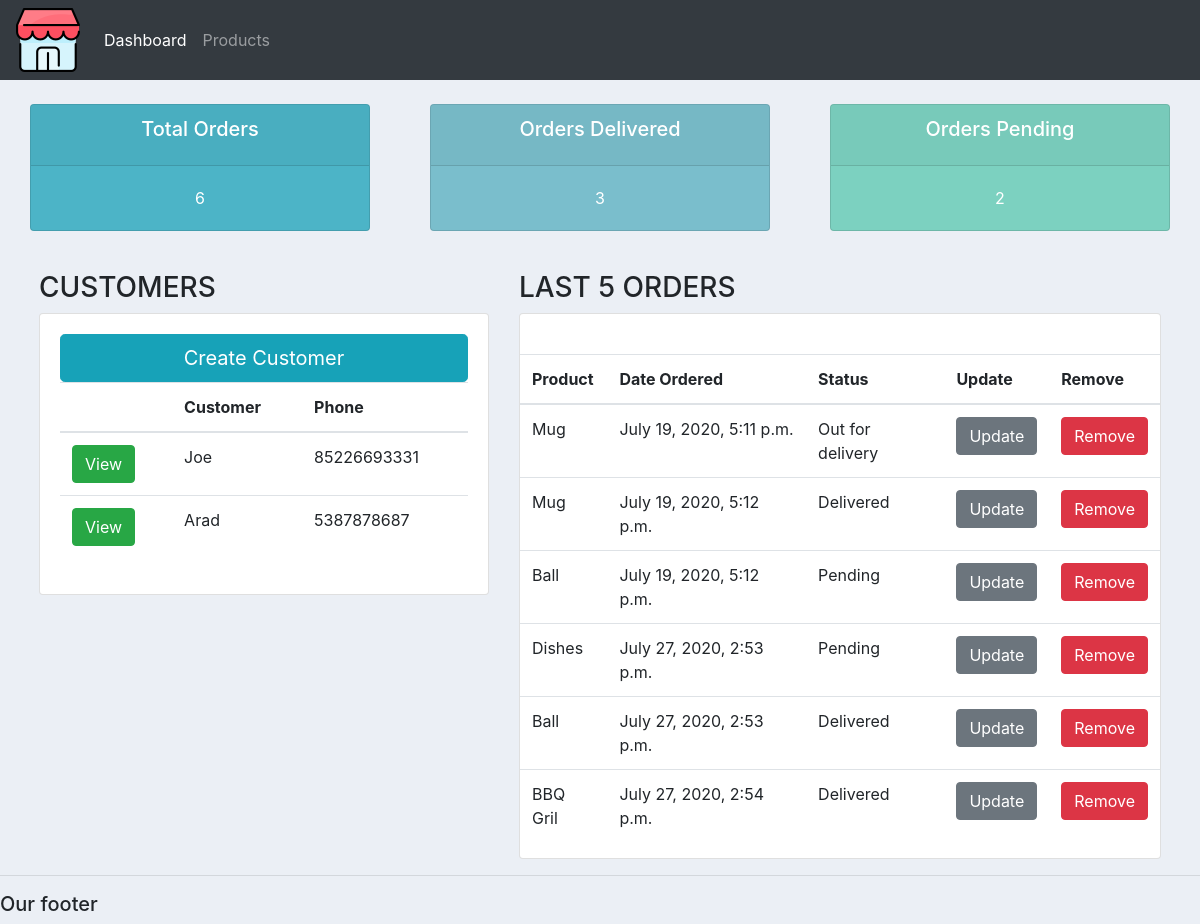
The page / on the database its author committed.
### accounts/models.py (models this page shows, shortened)
class Customer(models.Model):
    name = models.CharField(max_length=200, null=True)
    phone =models.CharField(max_length=200)
    email = models.CharField(max_length=200)
    date_created = models.DateTimeField(auto_now_add=True, null=True)

class Order(models.Model):
    STATUS = (
        ('Pending','Pending'),
        ('Out for delivery', 'Out for delivery'),
        ('Delivered','Delivered')
    )
    customer = models.ForeignKey(Customer, null=True, on_delete = models.SET_NULL)
    product = models.ForeignKey(Product, null=True,on_delete=models.SET_NULL)
    date_created = models.DateTimeField(auto_now_add=True, null=True)
    status = models.CharField(max_length=200, null=True, choices=STATUS)
    note = models.CharField(max_length=1000, null=True)

class Product(models.Model):
    CATEGORYS = (
        ('Indoor','Indoor'),
        ('Out of door','Out of door')
    )
    name = models.CharField(max_length=200, null=True)
    price = models.FloatField(null=True)
    category = models.CharField(max_length=200, null=True, choices=CATEGORYS)
    description = models.CharField(max_length=200, null=True, blank=True)
    date_created = models.DateTimeField(auto_now_add=True, null=True)
    tags = models.ManyToManyField(Tag)

### accounts/views.py (the view)
# urls.py: path('', views.home, name="home"),
def home(request):
    customers = Customer.objects.all()
    orders = Order.objects.all()
    total_customers = customers.count()
    total_orders = orders.count()
    delivered = orders.filter(status='Delivered').count()
    pending = orders.filter(status='Pending').count()
    context = {"orders":orders, "customers":customers,'total_orders':total_orders,'total_customers':total_customers,'delivered':delivered, 'pending':pending}
    return render(request, 'accounts/dashboard.html', context)

### accounts/templates/accounts/dashboard.html
{% extends 'accounts/main.html' %}
{% block content %}
<br>
{% include 'accounts/status.html' %}
<br>
<div class="row px-4">
    <div class="col-md-5">
      <h3>CUSTOMERS</h3>
      <div class="card">
          <div class="card-body">
              <button type="button" class="btn btn-info btn-lg btn-block">Create Customer</button>
              <table class="table">
                  <thead>
                    <tr>
                      <th></th>
                      <th scope="col">Customer</th>
                      <th scope="col">Phone</th>
                    </tr>
                  </thead>
                  <tbody>
                      {% for customer in customers %}
                      <tr>
                        <td><a  class="btn btn-success" href="{% url 'customer' customer.id %}">View</a></td>
                        <td>{{customer.name}}</td>
                        <td>{{customer.phone}}</td>
                      </tr>
                      {% endfor %}
                  </tbody>
              </table>
          </div>
      </div>
    </div>
    <div class="col-md-7">
      <h3>LAST 5 ORDERS</h3>
      <div class="card">
          <div class="card-body">
          </div>
          <table class="table">
            <thead>
              <tr>
                <th scope="col">Product</th>
                <th scope="col">Date Ordered</th>
                <th scope="col">Status</th>
                <th scope="col">Update</th>
                <th scope="col">Remove</th>
              </tr>
            </thead>
            <tbody>
                {% for order in orders %}
                <tr>
                    <td>{{order.product.name}}</td>
                    <td>{{order.date_created}}</td>
                    <td>{{order.status}}</td>
                    <td><a class="btn btn-secondary" href="{% url 'update_order' order.id %}" >Update</a></td>
                    <td><a class="btn btn-danger" href="{% url 'delete_order' order.id %}" >Remove</a></td>
                </tr>
                {% endfor %}
            </tbody>
        </table>
      </div>
    </div>
</div>
{% endblock %}

### static/css/main.css (style rules this page uses)
body { background-color: #ebeff5; }

### rows shown on the page
Customer: name "Joe", phone "85226693331"
Customer: name "Arad", phone "5387878687"
Order: product.name "Mug", date_created "July 19, 2020, 5:11 p.m.", status "Out for delivery"
Order: product.name "Mug", date_created "July 19, 2020, 5:12 p.m.", status "Delivered"
Order: product.name "Ball", date_created "July 19, 2020, 5:12 p.m.", status "Pending"
Order: product.name "Dishes", date_created "July 27, 2020, 2:53 p.m.", status "Pending"
Order: product.name "Ball", date_created "July 27, 2020, 2:53 p.m.", status "Delivered"
Order: product.name "BBQ Gril", date_created "July 27, 2020, 2:54 p.m.", status "Delivered"

### other values the page prints
{{ total_orders }} "6"
{{ delivered }} "3"
{{ pending }} "2"
